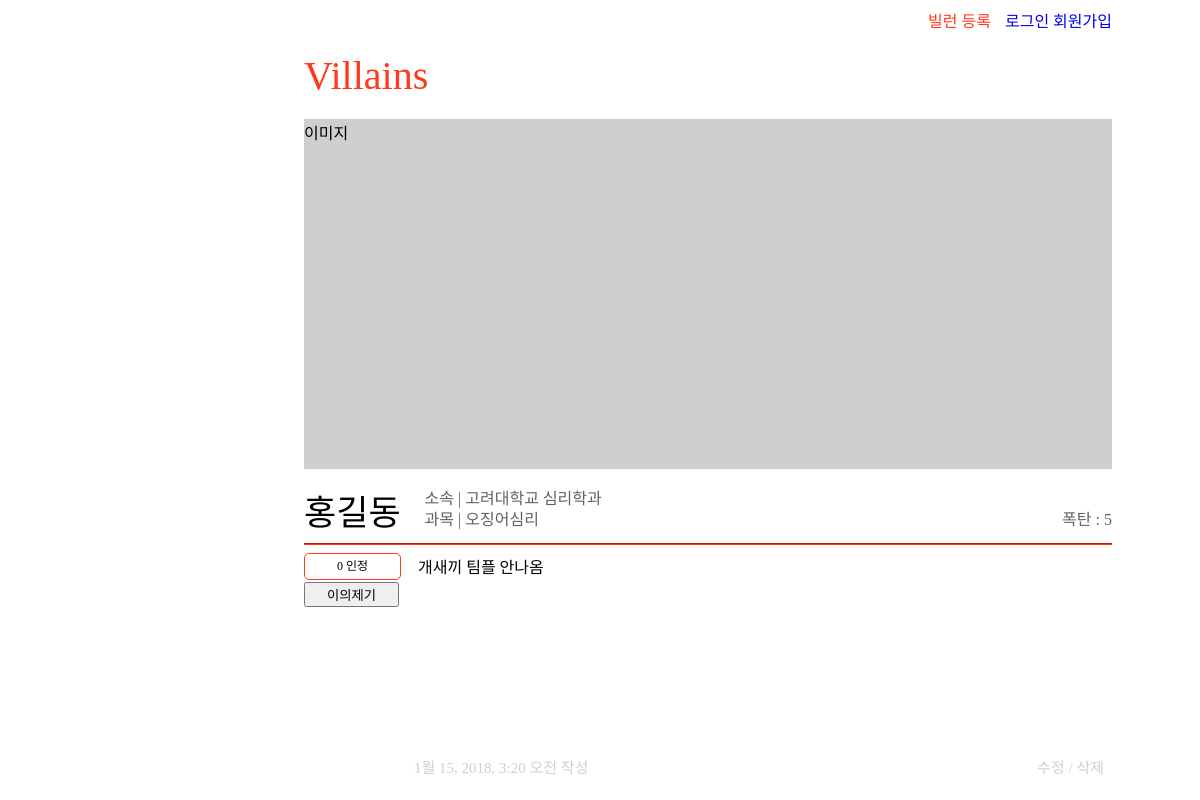
/detail/3/, run on an earlier commit of the app's database.
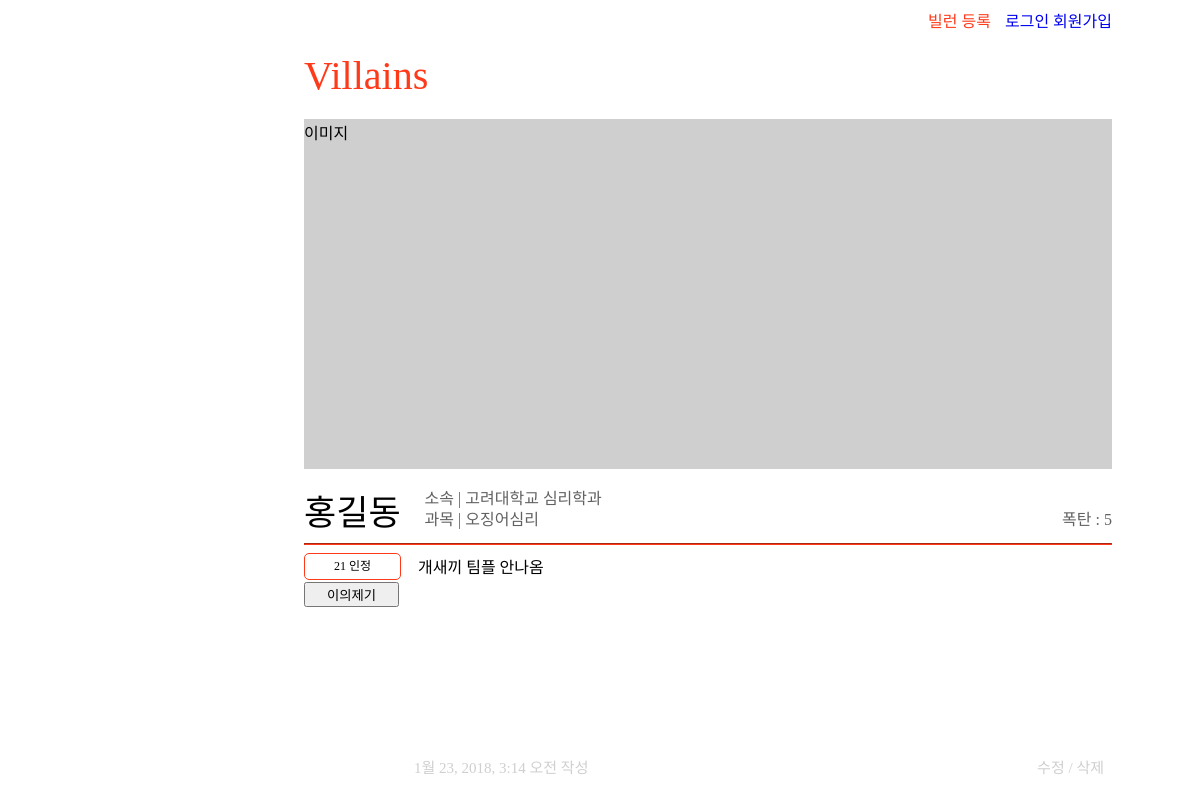
And on a later commit of the database.
### villains/models.py (models this page shows, shortened)
class Villain(models.Model):
    writter_id = models.CharField(max_length = 24) # models.ForeignKey(settings.AUTH_USER_MODEL, on_delete=models.CASCADE)
    villain_name = models.CharField(max_length = 24)
    univ = models.CharField(max_length = 24)
    major = models.CharField(max_length = 24)
    class_name = models.CharField(max_length = 24)
    bomb = models.IntegerField(
        default=1,
        validators=[
            MaxValueValidator(5),
            MinValueValidator(1)
        ]
    )
    agree = models.IntegerField(default=0) #인정
    content = models.CharField(max_length = 3000) #본문내용
    update_date = models.DateTimeField(auto_now=True) #자동으로 현재시간 추가

### villains/views.py (the view)
# urls.py: url(r'^detail/(?P<pk>[0-9]+)/$', views.villain_detail, name='villain_detail'),
def villain_detail(request,pk):
    villain = get_object_or_404(Villain, pk=pk)
    return render(request, 'villains/villain_detail.html', {'villain': villain,"pk":pk})

### villains/templates/villains/villain_detail.html (shortened to what this page needs)
<!DOCTYPE html>
{% load staticfiles %}
{% load static %}
<html>
  <head>
    <link rel="stylesheet" type="text/css" href="{% static 'villains/main.css' %}">
    <link rel="stylesheet" type="text/css" href="{% static 'villains/villain_detail.css' %}">
  </head>
  <body>
    <header>
        <a href="{% url 'register_villain' %}" title  ="글쓰기" class="register_villain">빌런 등록</a>
        {% if user.is_active %}
          {{user.username}} 님 환영합니다
          <a href="{% url 'logout' %}" title  ="로그아웃">로그아웃</a>
        {% else %}
          <a href="{% url 'login' %}" title  ="로그인">로그인</a>
          <a href="{% url 'join' %}" title  ="회원가입">회원가입</a><br>
        {% endif %}
        <div class ="title">
          <a href="{% url 'index' %}" title  ="메인화면"> <p1>Villains</p1> </a>
        </div>
    </header>
    <div class="main">
        <div class = "detail_img">
                이미지
        </div>
        <div class = "detailHeader">
            <div class = "detailName">{{villain.villain_name}}</div>
            <div class = "detailPosition">
                소속 | {{villain.univ}} {{villain.major}}<br>
                과목 | {{villain.class_name}}
            </div>
            <div class="detailBomb">폭탄 : {{villain.bomb}}</div>
        </div>
       <hr>
       <div class ="detailButtons">
           <div class = "agree">{{villain.agree}} 인정</div>
           <input type="button" class = "protest" value ="이의제기"></input>
       </div>
       <div class = "detailContent">{{villain.content}}</div>
       <div class = "detailFooter">
           {{villain.writter_id}} {{villain.update_date}} 작성
           <span class = "detailFooterButton"><a href="{% url 'villain_modify' pk=villain.pk %}">수정</a> / <a href = "{% url 'villain_delete' pk=villain.pk %}">삭제</a></span>
       </div>
    </div>
  </body>
</html>

What changed in the data, as far as the page shows it:
changed Villain "홍길동": agree "0" → "21"; update_date "1월 15, 2018, 3:20 오전" → "1월 23, 2018, 3:14 오전"
